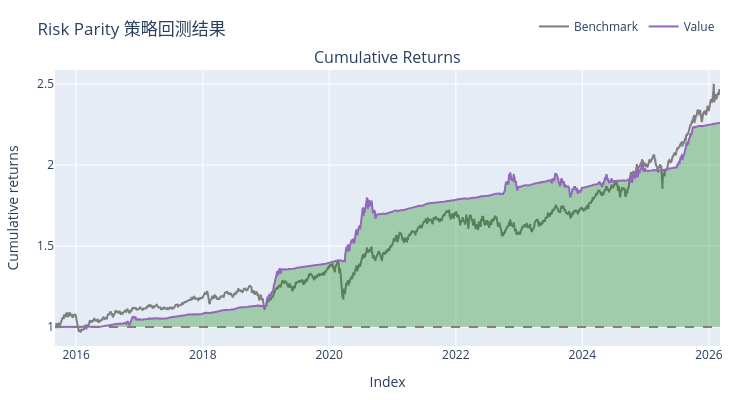

This figure's notebook cell:
### Code cell
# 可视化结果
rp_viz = BacktestVisualizer(rp_result)
rp_viz.print_metrics()
rp_viz.plot_summary()

### Figure 1 — Plotly figure (JSON) as saved in the notebook; plotly's stock layout.template omitted (floating-point values rounded to 4 significant figures; data arrays with more than 128 entries replaced by an {"elided": "..."} marker saying what was removed)
{"data": [{"legendgroup": "0", "line": {"color": "#7f7f7f"}, "name": "Benchmark", "showlegend": true, "type": "scatter", "uid": "a5d9ee22-ad49-4ffc-9eab-e2d7738c1fdd", "x": {"elided": "2550 str values"}, "xaxis": "x", "y": {"elided": "2550 float values"}, "yaxis": "y"}, {"hoverinfo": "skip", "legendgroup": "1", "line": {"color": "rgba(0, 0, 0, 0)", "width": 0}, "opacity": 0, "showlegend": false, "type": "scatter", "uid": "b8a8bee2-815e-4c97-9e2a-8103ccf3d181", "x": {"elided": "2550 str values"}, "xaxis": "x", "y": {"elided": "2550 int values"}, "yaxis": "y"}, {"connectgaps": false, "fill": "tonexty", "fillcolor": "rgba(0, 128, 0, 0.3)", "hoverinfo": "skip", "legendgroup": "1", "line": {"color": "rgba(0, 0, 0, 0)", "width": 0}, "opacity": 0, "showlegend": false, "type": "scatter", "uid": "6ec1da74-a57a-4c58-a1d2-35321f7f5896", "x": {"elided": "2550 str values"}, "xaxis": "x", "y": {"elided": "2550 float values"}, "yaxis": "y"}, {"hoverinfo": "skip", "legendgroup": "1", "line": {"color": "rgba(0, 0, 0, 0)", "width": 0}, "opacity": 0, "showlegend": false, "type": "scatter", "uid": "0e5e6d22-28a9-4af4-9629-d5eb5b98ddb3", "x": {"elided": "2550 str values"}, "xaxis": "x", "y": {"elided": "2550 int values"}, "yaxis": "y"}, {"connectgaps": false, "fill": "tonexty", "fillcolor": "rgba(255, 0, 0, 0.3)", "hoverinfo": "skip", "legendgroup": "1", "line": {"color": "rgba(0, 0, 0, 0)", "width": 0}, "opacity": 0, "showlegend": false, "type": "scatter", "uid": "458150bf-1ac4-49f8-bcf3-1fb616b7324c", "x": {"elided": "2550 str values"}, "xaxis": "x", "y": {"elided": "2550 float values"}, "yaxis": "y"}, {"legendgroup": "2", "line": {"color": "#9467bd"}, "name": "Value", "showlegend": true, "type": "scatter", "uid": "602696e0-badc-4066-bfe9-e749bcc323a0", "x": {"elided": "2550 str values"}, "xaxis": "x", "y": {"elided": "2550 float values"}, "yaxis": "y"}, {"hoverinfo": "skip", "legendgroup": "1", "line": {"color": "rgba(0, 0, 0, 0)", "width": 0}, "opacity": 0, "showlegend": false, "type": "scatter", "uid": "c469c65b-f8a7-4d99-91dc-97f1572f20ec", "x": {"elided": "2550 str values"}, "xaxis": "x", "y": {"elided": "2550 int values"}, "yaxis": "y"}], "layout": {"annotations": [{"font": {"size": 16}, "showarrow": false, "text": "Cumulative Returns", "x": 0.5, "xanchor": "center", "xref": "paper", "y": 1, "yanchor": "bottom", "yref": "paper"}], "height": 400, "legend": {"orientation": "h", "traceorder": "normal", "x": 1, "xanchor": "right", "y": 1.105, "yanchor": "bottom"}, "margin": {"b": 30, "l": 30, "r": 30, "t": 30}, "shapes": [{"line": {"color": "gray", "dash": "dash"}, "type": "line", "x0": 0, "x1": 1, "xref": "paper", "y0": 1, "y1": 1, "yref": "y"}], "showlegend": true, "title": {"text": "Risk Parity 策略回测结果"}, "width": 750, "xaxis": {"anchor": "y", "domain": [0, 1], "title": {"text": "Index"}}, "yaxis": {"anchor": "x", "domain": [0, 1], "title": {"text": "Cumulative returns"}}}}
